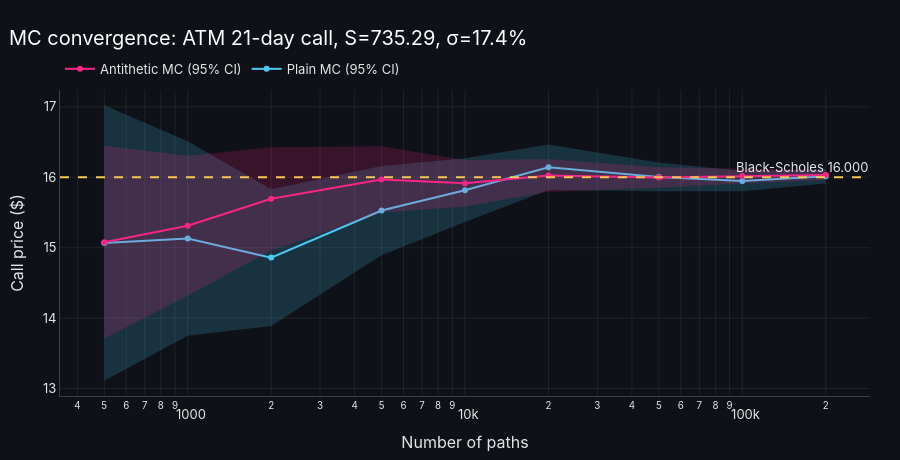

The code cell stored with this chart in its notebook:
### Markdown cell above
## 4. GBM Monte Carlo pricing engine
Monte Carlo under the risk-neutral GBM should converge to Black-Scholes. Antithetic variates (pairing each draw *Z* with −*Z*) cut the standard error for the same number of paths.

### Code cell
"""
Today's at-the-money, 1-month contract
t prices the call with Black-Scholes. It then runs Monte Carlo at nine path counts from 500 to 200,000, 
plain and antithetic variates, building one tidy DataFrame conv. The chart shows each estimate with its 95% band.
and the Black-Scholes price as a dashed line. The bands should close in on that line.
"""
S0 = df['Close'].iloc[-1]
r0 = df['r'].iloc[-1]
sigma_f = np.sqrt(var_forecasts['HAR-RV'] * TRADING_DAYS).rename('sigma_f')
sig0 = sigma_f.iloc[-1]
K0, T0 = S0, HORIZON / TRADING_DAYS
bs_call = float(bs_price(S0, K0, T0, r0, sig0, kind='call'))

path_counts = [500, 1_000, 2_000, 5_000, 10_000, 20_000, 50_000, 100_000, 200_000]
conv = pd.DataFrame([
    {'n': n, 
     'method': label, 
     **dict(zip(['price', 'se'], 
                mc_option_price(S0, K0, T0, r0, sig0, kind='call', n_paths=n, seed=SEED, antithetic=anti)))}
    for n in path_counts for label, anti in [('Plain MC', False), ('Antithetic MC', True)]
])

fig = go.Figure()
for i, (label, g) in enumerate(conv.groupby('method', sort=False)):
    c = PALETTE[i]
    fig.add_scatter(x=g['n'], 
                    y=g['price'] + 1.96 * g['se'], 
                    mode='lines', line=dict(width=0), 
                    showlegend=False,
                    hoverinfo='skip')
    
    fig.add_scatter(x=g['n'], 
                    y=g['price'] - 1.96 * g['se'], 
                    mode='lines', 
                    line=dict(width=0), 
                    fill='tonexty',
                    fillcolor=func_lib._rgba(c, 0.18), 
                    showlegend=False, hoverinfo='skip')
    
    fig.add_scatter(x=g['n'], 
                    y=g['price'], 
                    mode='lines+markers', 
                    name=f'{label} (95% CI)', 
                    line=dict(color=c))
    
fig.add_hline(y=bs_call, 
              line=dict(color=PALETTE[3], 
                        dash='dash'),
              annotation_text=f'Black-Scholes {bs_call:.3f}', 
              annotation_position='top right')

fig.update_layout(title=f'MC convergence: ATM {HORIZON}-day call, S={S0:.2f}, σ={sig0:.1%}', 
                  height=460,
                  xaxis=dict(title='Number of paths', type='log'), 
                  yaxis_title='Call price ($)', 
                  hovermode='closest')
fig.show()

### Figure 1 — Plotly figure (JSON) as saved in the notebook; plotly's stock layout.template omitted (floating-point values rounded to 4 significant figures)
{"data": [{"hoverinfo": "skip", "line": {"width": 0}, "mode": "lines", "showlegend": false, "type": "scatter", "x": [500, 1000, 2000, 5000, 10000, 20000, 50000, 100000, 200000], "y": [17.02, 16.51, 15.83, 16.16, 16.27, 16.46, 16.21, 16.09, 16.12]}, {"fill": "tonexty", "fillcolor": "rgba(76,201,240,0.18)", "hoverinfo": "skip", "line": {"width": 0}, "mode": "lines", "showlegend": false, "type": "scatter", "x": [500, 1000, 2000, 5000, 10000, 20000, 50000, 100000, 200000], "y": [13.11, 13.75, 13.89, 14.89, 15.36, 15.82, 15.8, 15.8, 15.91]}, {"line": {"color": "#4CC9F0"}, "mode": "lines+markers", "name": "Plain MC (95% CI)", "type": "scatter", "x": [500, 1000, 2000, 5000, 10000, 20000, 50000, 100000, 200000], "y": [15.07, 15.13, 14.86, 15.53, 15.82, 16.14, 16.0, 15.95, 16.01]}, {"hoverinfo": "skip", "line": {"width": 0}, "mode": "lines", "showlegend": false, "type": "scatter", "x": [500, 1000, 2000, 5000, 10000, 20000, 50000, 100000, 200000], "y": [16.45, 16.3, 16.43, 16.44, 16.24, 16.26, 16.14, 16.12, 16.1]}, {"fill": "tonexty", "fillcolor": "rgba(247,37,133,0.18)", "hoverinfo": "skip", "line": {"width": 0}, "mode": "lines", "showlegend": false, "type": "scatter", "x": [500, 1000, 2000, 5000, 10000, 20000, 50000, 100000, 200000], "y": [13.71, 14.32, 14.96, 15.5, 15.59, 15.79, 15.85, 15.91, 15.96]}, {"line": {"color": "#F72585"}, "mode": "lines+markers", "name": "Antithetic MC (95% CI)", "type": "scatter", "x": [500, 1000, 2000, 5000, 10000, 20000, 50000, 100000, 200000], "y": [15.08, 15.31, 15.69, 15.97, 15.92, 16.02, 16.0, 16.02, 16.03]}], "layout": {"annotations": [{"showarrow": false, "text": "Black-Scholes 16.000", "x": 1, "xanchor": "right", "xref": "x domain", "y": 16.0, "yanchor": "bottom", "yref": "y"}], "height": 460, "hovermode": "closest", "shapes": [{"line": {"color": "#F9C74F", "dash": "dash"}, "type": "line", "x0": 0, "x1": 1, "xref": "x domain", "y0": 16.0, "y1": 16.0, "yref": "y"}], "title": {"text": "MC convergence: ATM 21-day call, S=735.29, σ=17.4%"}, "xaxis": {"title": {"text": "Number of paths"}, "type": "log"}, "yaxis": {"title": {"text": "Call price ($)"}}}}
